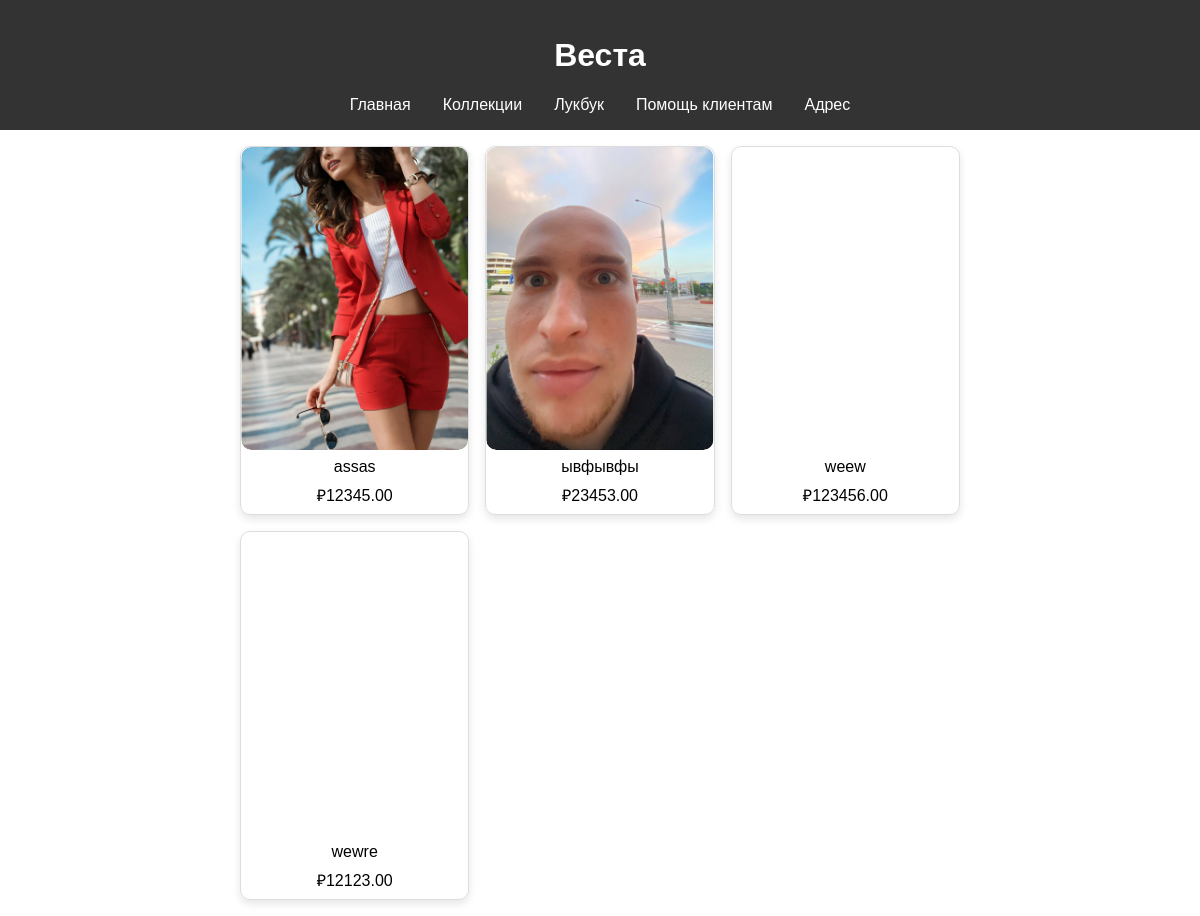
The page / on the database its author committed.
### shop/models.py (models this page shows, shortened)
class ProductImage(models.Model):
    product = models.ForeignKey(Product, related_name='images', on_delete=models.CASCADE)
    image = models.ImageField(upload_to='product_images/')
    alt_text = models.CharField(max_length=255, blank=True, null=True)

class Product(models.Model):
    name = models.CharField(max_length=255)
    description = models.TextField()
    price = models.DecimalField(max_digits=10, decimal_places=2)
    created_at = models.DateTimeField(auto_now_add=True)
    updated_at = models.DateTimeField(auto_now=True)

### shop/views.py (the view)
# urls.py: path('', product_list, name='product_list'),
def product_list(request):
    products = Product.objects.prefetch_related('images').all()
    return render(request, 'shop/tt.html', {'products': products})

### shop/templates/shop/tt.html (shortened to what this page needs)
{%load static%}
<!DOCTYPE html>
<html lang="ru">
<head>
    <link rel="stylesheet" href="{% static 'shop\product_list\css\index.css' %}">
</head>
<body>
    {%block content%}
    <header>
        <h1>Веста</h1>
        <nav id="navbar">
            <ul>
                <li><a href="#">Главная</a></li>
                <li><a href="#">Коллекции</a></li>
                <li><a href="#">Лукбук</a></li>
                <li><a href="#">Помощь клиентам</a></li>
                <li><a href="#">Адрес</a></li>
            </ul>
        </nav>
    </header>
    <div class="container">
        <section class="products-grid">
            {% for product in products %}
            <a href="products/{{product.id}}/" class="link-container">
                <div class="product">
                    <div class="product-image" onmouseover="startSlideshow(this)" onmouseout="stopSlideshow(this)">
                        {% for image in product.images.all %}
                        <img id="{% if not forloop.first %}hide{% endif %}" src="{{ image.image.url }}" class="{% if not forloop.first %}hidden{% endif %}" alt="{{ product.name }}"> {% endfor %}
                    </div>
                    <p>{{product.name}}</p>
                    <p>₽{{product.price}}</p>
                </div>
            </a>
            {%endfor%}
        </section>
    </div>
    {%endblock%}
</body>
</html>

### static/shop/product_list/css/index.css (style rules this page uses)
body { font-family: Arial, sans-serif; margin: 0; padding: 0; box-sizing: border-box; overflow-x: hidden; background-color: EDEAE4; justify-content: center; }
header { background-color: #333; color: #fff; padding: 1em; text-align: center; position: relative; }
nav { position: fixed; top: 0; left: -400px; width: 250px; height: 100%; background-color: #444; color: #fff; display: flex; flex-direction: column; justify-content: center; padding: 2em; transition: left 0.3s ease; z-index: 999; }
nav ul { list-style-type: none; margin: 0; padding: 0; }
nav ul li { margin: 1em 0; }
nav ul li a { color: #fff; text-decoration: none; font-size: 1.5em; }
.container { padding: 1em; background-color: rgba(255, 255, 255, 0.4); }
.products-grid { display: grid; grid-template-columns: 1fr; gap: 1em; }
.product { border: 1px solid #ddd; border-radius: 2vw; text-align: center; }
.product img { max-width: 100%; height: auto; border-radius: 2vw; }
.product p { margin: 0.5em 0; }
@media (min-width: 425px) { .container { width: 80%; margin: auto; } }
@media (min-width: 425px) { .products-grid { grid-template-columns: repeat(2, 1fr); } }
@media (min-width: 425px) { .product { border-radius: 10px; box-shadow: 0 4px 8px rgba(0, 0, 0, 0.1); } }
@media (min-width: 425px) { .product img { border-radius: 10px; top: 50%; left: 50%; } }
@media (min-width: 425px) { .product-image { width: auto; padding-top: calc(100% * 4 / 3); position: relative; overflow: hidden; display: block; border-radius: 10px; } }
@media (min-width: 425px) { .product-image img { width: 100%; height: 100%; display: block; position: absolute; top: 0; left: 50%; transform: translateX(-50%); object-fit: cover; opacity: 1; transition: opacity 0.5s ease-in-out; border-radius: 10px; } }
@media (min-width: 768px) { .container { width: 60%; margin: auto; } }
@media (min-width: 768px) { nav { position: static; width: auto; height: auto; background-color: transparent; padding: 0; display: block; } }
@media (min-width: 768px) { nav ul { display: flex; flex-direction: row; justify-content: center; align-items: center; } }
@media (min-width: 768px) { nav ul li { margin: 0 1em; } }
@media (min-width: 768px) { nav ul li a { color: #fff; font-size: 1em; } }
@media (min-width: 1024px) { .products-grid { grid-template-columns: repeat(3, 1fr); } }
.link-container { text-decoration: none; display: block; color: black; }

### rows shown on the page
Product: name "assas", price "12345.00"
ProductImage: image (picture)
Product: name "ывфывфы", price "23453.00"
ProductImage: image (picture)
Product: name "weew", price "123456.00"
Product: name "wewre", price "12123.00"
